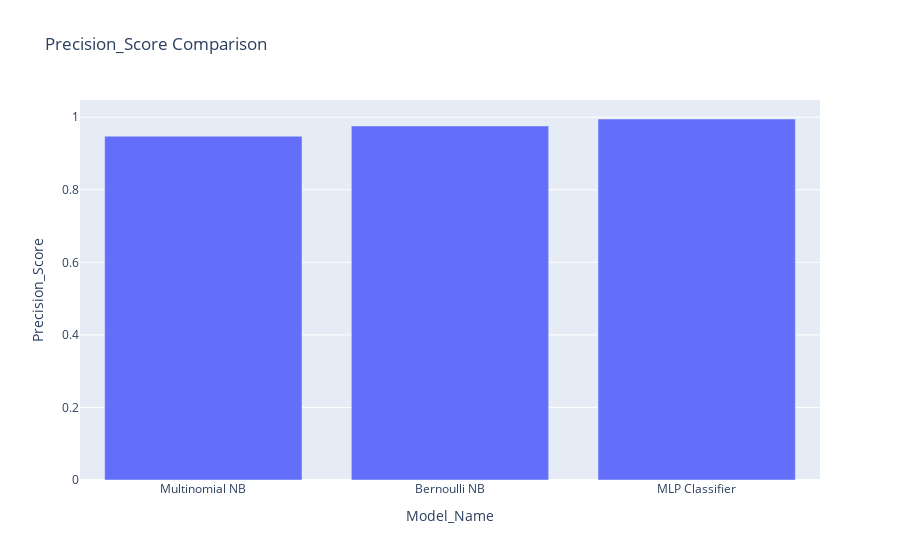

Source (notebook cell):
### Code cell
fig = px.bar(compare_df,x="Model_Name",y="Precision_Score",title="Precision_Score Comparison",)
fig.update_traces(textfont_size=12, textangle=0, textposition="outside", cliponaxis=False)

### Figure 1 — Plotly figure (JSON) as saved in the notebook; plotly's stock layout.template omitted (floating-point values rounded to 4 significant figures)
{"data": [{"alignmentgroup": "True", "cliponaxis": false, "hovertemplate": "Model_Name=%{x}<br>Precision_Score=%{y}<extra></extra>", "legendgroup": "", "marker": {"color": "#636efa", "pattern": {"shape": ""}}, "name": "", "offsetgroup": "", "orientation": "v", "showlegend": false, "textangle": 0, "textfont": {"size": 12}, "textposition": "outside", "type": "bar", "x": ["Multinomial NB", "Bernoulli NB", "MLP Classifier"], "xaxis": "x", "y": [0.9476, 0.9758, 0.9951], "yaxis": "y"}], "layout": {"barmode": "relative", "legend": {"tracegroupgap": 0}, "title": {"text": "Precision_Score Comparison"}, "xaxis": {"anchor": "y", "domain": [0, 1], "title": {"text": "Model_Name"}}, "yaxis": {"anchor": "x", "domain": [0, 1], "title": {"text": "Precision_Score"}}}}
